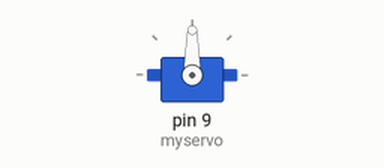
The sketch below on a simulated Arduino Uno, built with avr-gcc and run on an emulated ATmega328P. Shown: servo.

Above: at 0.1 s.
At 3.1 s:
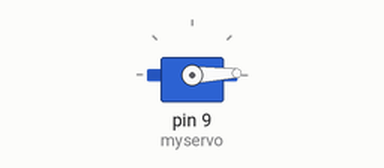
Timing chart, 0 to 4.6 s (numbered marks = the images above):
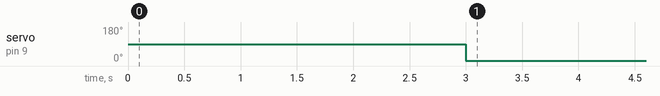

Measured:
- by itself, servo on pin 9 (myservo): 90° → 2° at 3.0 s

The sketch:

4_2_1.ino
```cpp
#include <Servo.h>

#define SERVO90 3000

Servo myservo;  // create servo object to control a servo

int pos = 0;    // variable to store the servo position
int poss = 90;

void setup() {
  myservo.attach(9);  // attaches the servo on pin 9 to the servo object
  //utestProgram();
}

void loop() {
//  if(millis() > SERVO90){
//    poss = 0;
//  }else{
//    poss = 90;
//  }
//  Serial.println(poss);
//  myservo.write(poss);
  while(millis() < SERVO90){
    myservo.write(90);
  }
  myservo.write(2);
}

void testProgram(){
  for (pos = 0; pos <= 180; pos += 1) {
    myservo.write(pos);
    delay(15);
  }
  for (pos = 180; pos >= 0; pos -= 1) {
    myservo.write(pos);
    delay(15);
  }
}
```
